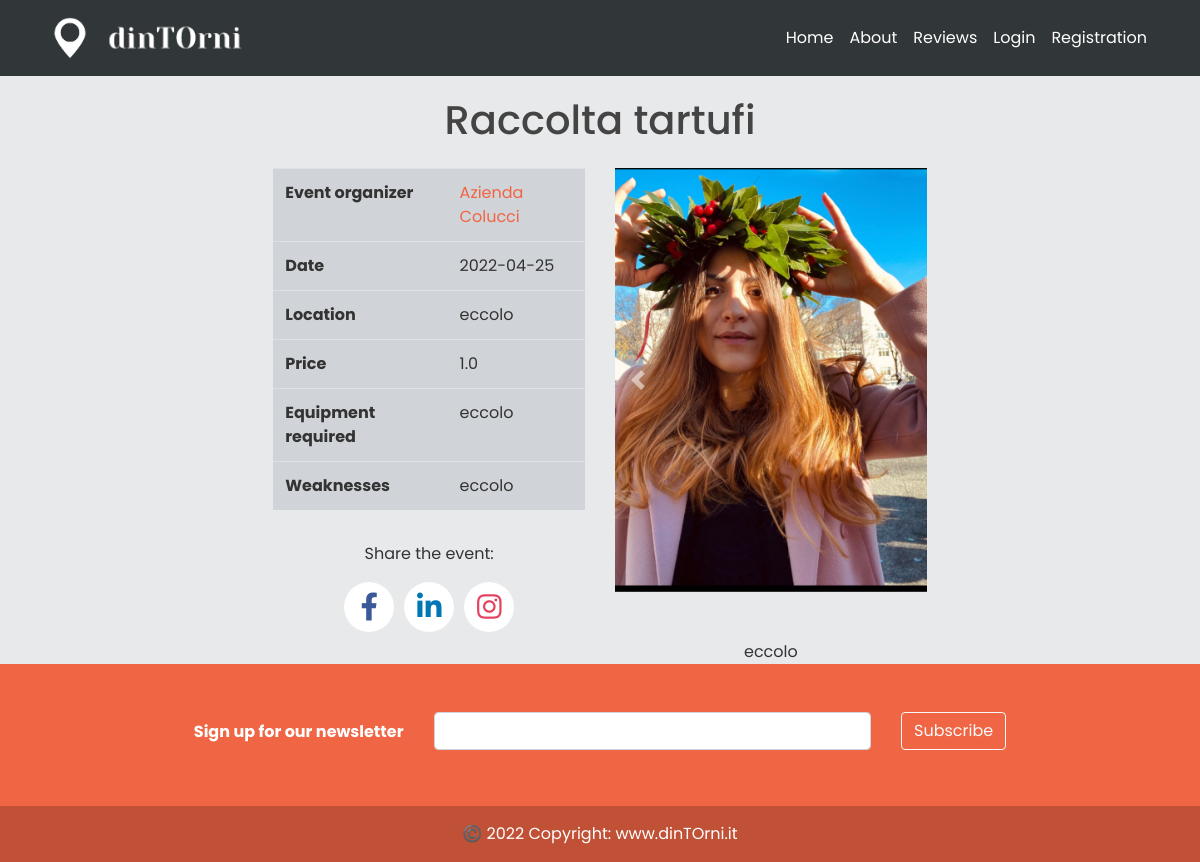
The app's page /event/5, older data.
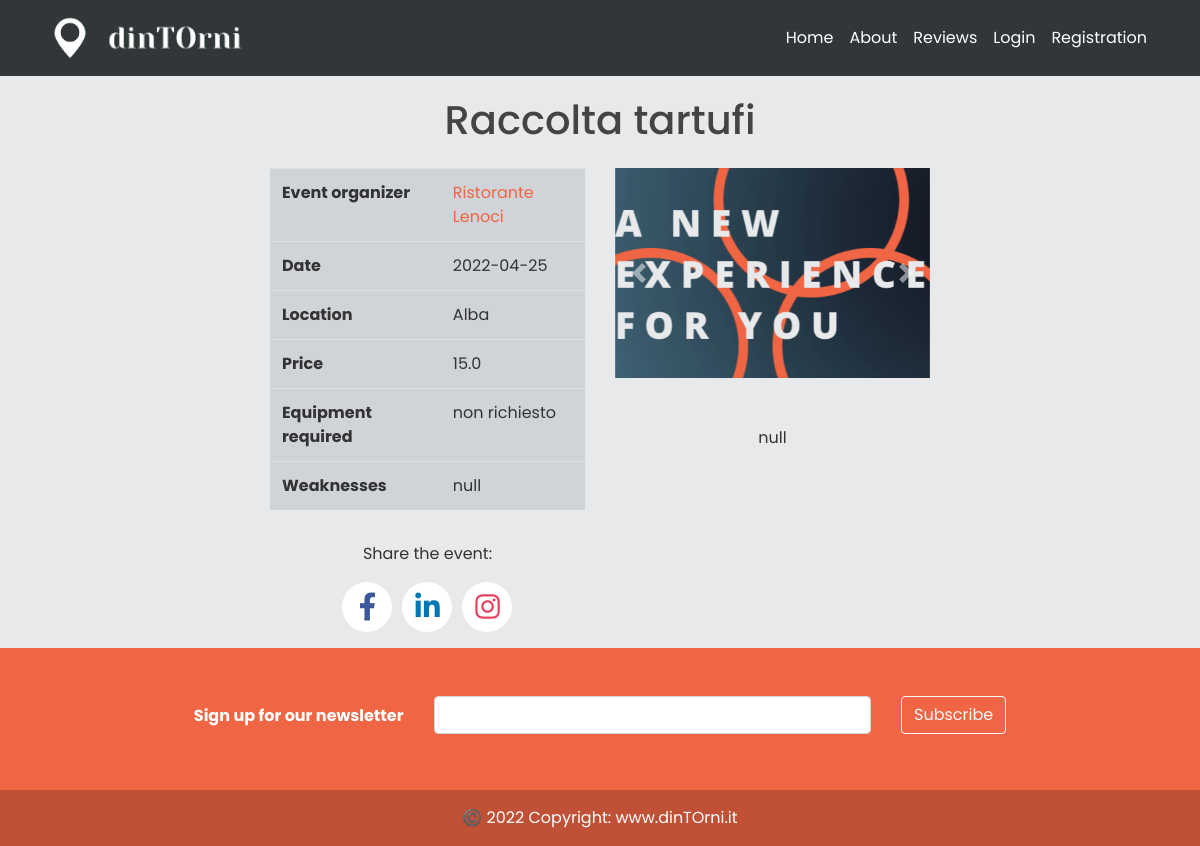
The same page, newer data.
### models.py (models this page shows, shortened)
class User(db.Model, UserMixin):
    _tablename__ = 'user'
    id = db.Column(db.Integer, primary_key=True)
    email = db.Column(db.String(120), unique=True, nullable=False)
    image_file = db.Column(db.String(20), nullable=False, default='default.jpg')
    password = db.Column(db.String(60), nullable=False)
    telephone = db.Column(db.Integer(), nullable=False)
    type= db.Column(db.String(20))
    __mapper_args__={
        'polymorphic_identity': 'user',
        'polymorphic_on': type
    }

class Business(User, db.Model):
    _tablename__ = 'business'
    id = db.Column(db.Integer, db.ForeignKey('user.id'), primary_key=True)
    name = db.Column(db.String(20), unique=True, nullable=False)
    vat_number = db.Column(db.Integer())#rimettere i nullable
    city = db.Column(db.String(20))
    address = db.Column(db.String(30))
    events = db.relationship('Event', backref='creator', lazy=True)
    link_facebook = db.Column(db.String())
    link_instagram = db.Column(db.String())
    link_twitter = db.Column(db.String())
    link_website = db.Column(db.String())
    __mapper_args__ = {
        'polymorphic_identity': 'business',
    }

class Event(db.Model):
    id = db.Column(db.Integer, primary_key=True)
    title = db.Column(db.String(100), nullable=False)
    date_event = db.Column(db.Date, nullable=False)
    location = db.Column(db.Text, nullable=False)
    price = db.Column(db.Float, nullable = True)
    equipment = db.Column(db.Text,  nullable=True)
    min_users = db.Column(db.Integer,  nullable=True)
    date_posted = db.Column(db.DateTime,
                            default=datetime.utcnow())  # default è listante corrente in cui posto
    content = db.Column(db.Text,  nullable=False)
    weaknesses = db.Column(db.Text,  nullable=True)
    image_event1 = db.Column(db.String(20), nullable=False, default='default.jpg')
    image_event2 = db.Column(db.String(20), nullable=False, default='default.jpg')
    image_event3 = db.Column(db.String(20), nullable=False, default='default.jpg')
    business_id = db.Column(db.Integer, db.ForeignKey('business.id'))  # db integer, è una chiave devo specificare la relazi

### app/events/routes.py (the view)
@events.route("/event/<int:event_id>", methods=['GET', 'POST'])
def event(event_id):
    event = Event.query.get_or_404(event_id)
    return render_template('event.html', title='Event', event=event)

### app/templates/event.html (shortened to what this page needs)
{% extends "layout.html" %}
{% block content %}
<div class="row justify-content-center">
     <div class="p-3">
        <h1>{{ event.title }}</h1>
    </div>
</div>
<div class="container d-flex justify-content-center" >
    <div class="row justify-content-center">
        <div class="col-md-5">
            <table class="table align-middle" style="background-color: rgba(4,25,46,0.10);">
                <tbody>
                <tr>
                    <th scope="row">Event organizer</th>
                      <td><a class="" href="{{ url_for('events.business_info', event_id = event.id) }}">{{ event.creator.name }}</a></td>
                </tr>
                <tr>
                    <th scope="row">Date</th>
                    <td>{{ event.date_event }}</td>
                </tr>
                <tr>
                    <th scope="row">Location</th>
                    <td>{{ event.location }}</td>
                </tr>
                {% if event.price != 0 %}
                <tr>
                    <th scope="row">Price</th>
                    <td>{{ event.price }}</td>
                </tr>
                {% endif %}
                {% if event.equipment != "" %}
                <tr>
                    <th scope="row">Equipment required</th>
                    <td>{{ event.equipment }}</td>
                </tr>
                {% endif %}
                {% if event.weaknesses != "" %}
                <tr>
                    <th scope="row">Weaknesses</th>
                    <td>{{ event.weaknesses }}</td>
                </tr>
                {% endif %}
                </tbody>
            </table>
            <div class="project-info-box mt-0 mb-0">
                <p class="mb-0 pt-3">
                    <p class="fw-bold va-middle hide-mobile text-center">Share the event:</p>
                    <div class="social-buttons">
                      <a href="https://m.facebook.com/login" class="social-buttons__button social-button social-button--facebook" aria-label="Facebook">
                        <i class="fab fa-facebook-f"></i>
                      </a>
                      <a href="https://www.linkedin.com" class="social-buttons__button social-button social-button--linkedin" aria-label="LinkedIn">
                        <i class="fab fa-linkedin-in"></i>
                      </a>
                      <a href="https://www.instagram.com" class="social-buttons__button social-button social-button--instagram" aria-label="Instagram">
                        <i class="fab fa-instagram"></i>
                      </a>
                    </div>
                </p>
            </div>
        </div>
        <div class="col-md-5 justify-content-end" style="width: 450px">
            <div id="carouselExampleControls" class="carousel slide" data-ride="carousel">
                <div class="carousel-inner">
                    <div class="carousel-item active">
                        <img class="d-block w-100 h-100" style="height: 300px; width: 450px; object-fit: cover" src="{{ url_for('static', filename='events_pics/' + event.image_event1) }}" data-toggle="modal" data-target=".bd-example-modal-xl" alt="First slide">
                    </div>
                </div>
                <a class="carousel-control-prev" href="#carouselExampleControls" role="button" data-slide="prev">
                    <span class="carousel-control-prev-icon" aria-hidden="true"></span>
                </a>
                <a class="carousel-control-next" href="#carouselExampleControls" role="button" data-slide="next">
                    <span class="carousel-control-next-icon" aria-hidden="true"></span>
                </a>
            </div>
            <p class="mb-0 pt-5 text-center">{{ event.content }}</p>
        </div>
    </div>
</div>
{% endblock content %}

Row changes from the older to the newer data that the page shows:
no longer on this page (row unchanged): Business: creator.name "Azienda Colucci"
changed Event "Raccolta tartufi": location "eccolo" → "Alba"; price "1.0" → "15.0"; equipment "eccolo" → "non richiesto"; weaknesses "eccolo" → "null"; image_event1: a different picture; content "eccolo" → "null"
added Business: creator.name "Ristorante Lenoci"
